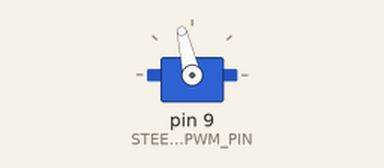
Recording of a sketch running on a simulated Arduino Uno, built with avr-gcc and run on an emulated ATmega328P. Shown: servo.

Above: at 2.05 s.
At 3.0 s:
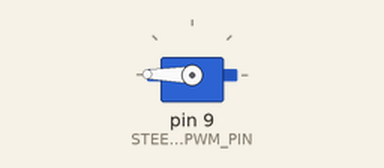
At 3.95 s:
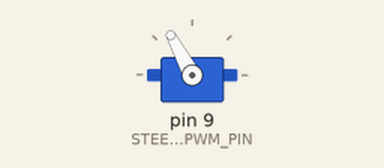
At 6.65 s:
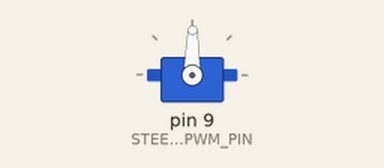
Timing chart, 0 to 8.8 s (numbered marks = the images above):
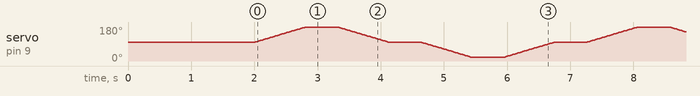

The sketch:

SteeringAngleSweep.ino
```cpp
/**
 * Sweeps the Traxxas Stampede's steering angle across its entire range.
 * Pauses for half a second at each limit and in the center.
 *
 * @author Chien-Liang Fok
 * @date 02/06/2012
 */
#include <Servo.h>

#define STEERING_PWM_PIN 9
#define STEERING_MAX_LEFT 20
#define STEERING_CENTER 100
#define STEERING_MAX_RIGHT 180

#define STEERING_MIN_PULSE 1000
#define STEERING_MAX_PULSE 2000

#define PAUSE 10 // in milliseconds

Servo steeringServo;
int pos;

void setup() {
  steeringServo.attach(STEERING_PWM_PIN, STEERING_MIN_PULSE, STEERING_MAX_PULSE);
  steeringServo.write(STEERING_CENTER);
  delay(2000);
}

void loop() {

  for(pos = STEERING_CENTER; pos < STEERING_MAX_RIGHT; pos++) {
    steeringServo.write(pos);
    delay(PAUSE);
  }

  delay(500);

  for(pos = STEERING_MAX_RIGHT; pos >= STEERING_CENTER; pos--) {
    steeringServo.write(pos);
    delay(PAUSE);
  }

  delay(500);

  for(pos = STEERING_CENTER; pos >= STEERING_MAX_LEFT; pos--) {
    steeringServo.write(pos);
    delay(PAUSE);
  }

  delay(500);

  for(pos = STEERING_MAX_LEFT; pos <= STEERING_CENTER; pos++) {
    steeringServo.write(pos);
    delay(PAUSE);
  }

  delay(500);

}
```
